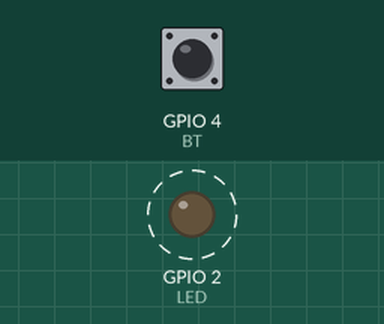
Simulated run of this program. Board: ESP32. On the bench: output pins drawn as LEDs (lit = HIGH). Dashed ring = blinking. The test bench sets the inputs (shaded band); at power-on: GPIO 4 (BT) HIGH. What the program prints to the serial monitor is not drawn.

Above: at 1.2 s.
1.3 s: GPIO 4 (BT) pulled LOW for 0.15 s
Timing chart, 0 to 10.3 s (numbered marks = the images above; inputs shaded):
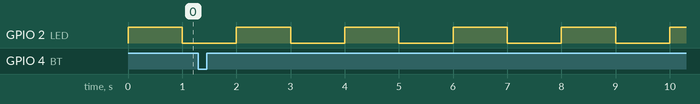

The program:

main.cpp
```cpp
/***********************************************************
*  Exemplo que demostra como enviar valores para uma fila
*  apartir de uma ISR (Interrupt Service Routine)
*  Por Flavio Sanches
*  Data 01/2026
***********************************************************/
#include <Arduino.h>
#include <freertos/FreeRTOS.h>
#include <freertos/task.h>
#include <freertos/queue.h>

#define LED 2
#define BT 4

QueueHandle_t xFila;
TaskHandle_t xTask1handle;

void vTask1( void * pvParameters );

void IRAM_ATTR trataISR_BT() {
  static int valor;
  valor++;
  xQueueSendFromISR(xFila, &valor, NULL);
}

void setup() {
  Serial.begin(9600);
  pinMode(LED, OUTPUT);
  pinMode(BT, INPUT_PULLUP);
  attachInterrupt(digitalPinToInterrupt(BT), trataISR_BT, FALLING);

  xFila = xQueueCreate(5, sizeof(int));
  xTaskCreate(vTask1, "Task 1", configMINIMAL_STACK_SIZE + 1024, NULL, 1, &xTask1handle);

}

void loop() {
  digitalWrite(LED, !digitalRead(LED));
  vTaskDelay(pdMS_TO_TICKS(1000));
}

void vTask1( void * pvParameters ){
  int valorRecebido;
  while(1){
    xQueueReceive(xFila, &valorRecebido, portMAX_DELAY);
    Serial.println("BT pressionado: "+String(valorRecebido));

  }


}
```

Measured:
- by itself, GPIO 2 (LED): alternates HIGH for 1.0 s and LOW for 1.0 s
